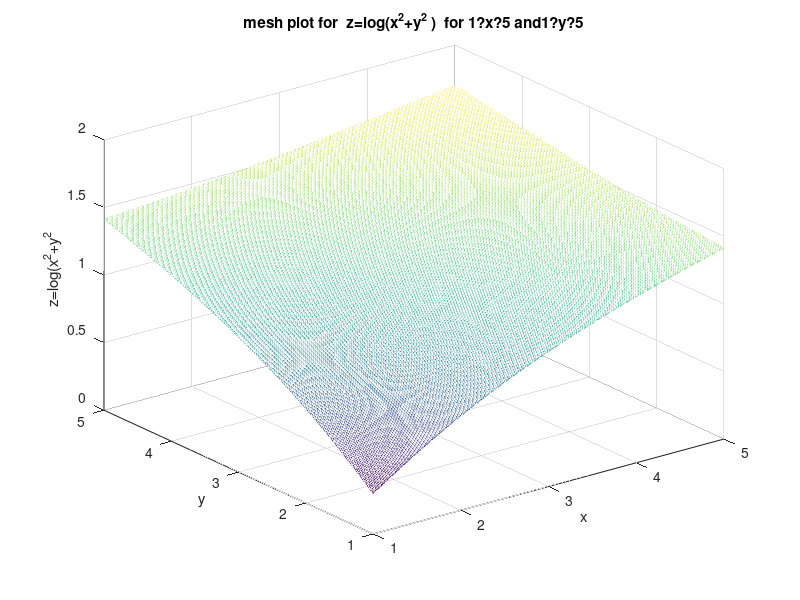

This figure's MATLAB source:
%mesh plot for z=log(x^2+y^2 )  for 1?x?5 and1?y?5

x=[1:0.01:5];

y=[1:0.01:5];

[x,y]=meshgrid(x,y);

z=log10(x.^2+y.^2);

mesh(x,y,z);

title('mesh plot for  z=log(x^2+y^2 )  for 1?x?5 and1?y?5');
xlabel('x');
ylabel('y');
zlabel('z=log(x^2+y^2 ');

